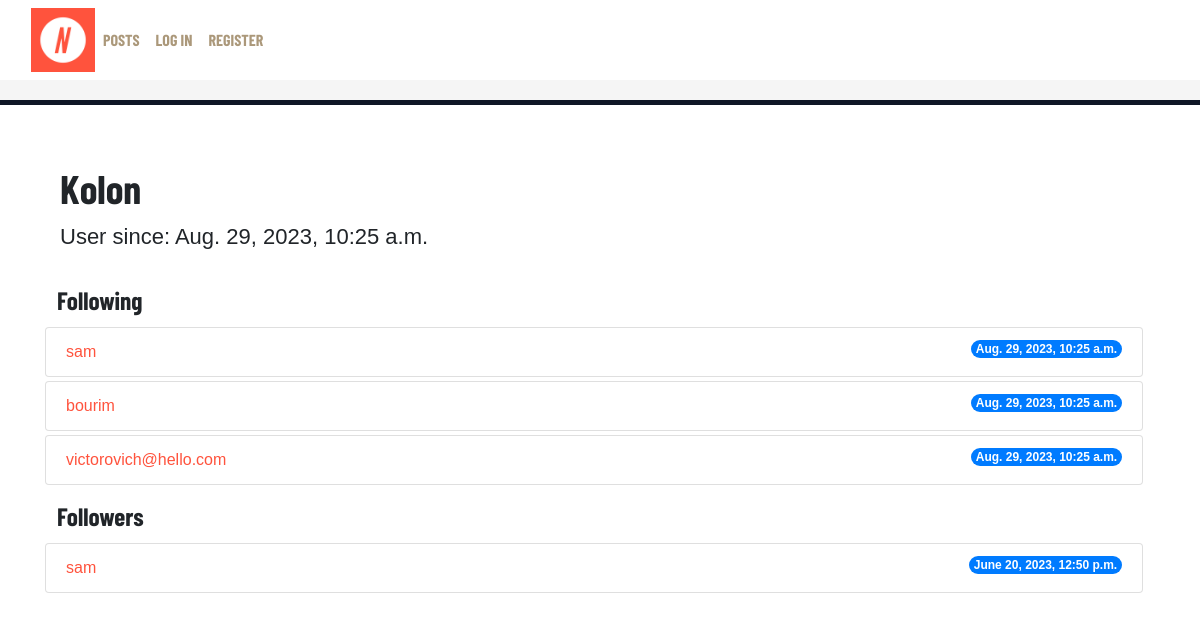
The page /stats/Kolon on the database its author committed.
### network/models.py (models this page shows, shortened)
class User(AbstractUser):
    following = models.ManyToManyField('self', symmetrical=False, blank=True, related_name='followers_set')
    pass

class UserFollowing(models.Model):
    user = models.OneToOneField(User, on_delete=models.CASCADE)
    following = models.ManyToManyField(User, related_name='followers')
    followed_date = models.DateTimeField(auto_now_add=True, editable=False)

### network/views.py (the view)
# urls.py: path('stats/<str:check_user>', views.stats, name='stats'),
def stats(request, check_user):
    user = request.user
    userid = user_id(check_user)
    check_user_obj = User.objects.get(username=check_user)
    try:
        user_following = UserFollowing.objects.get(user=userid)
        followings = user_following.following.all()
        following_dates = [UserFollowing.objects.get(user=userid, following=followed_user).followed_date for followed_user in followings]
    except:
        followings = []
        following_dates = []
    try:
        user_follower = get_object_or_404(User, pk=userid)
        followers = user_follower.followers.all()
        follower_dates = [UserFollowing.objects.get(user=follower.user, following=userid).followed_date for follower in followers]
    except:
        followers = []
        follower_dates = []
    print(followings, followers)
    context = {
        'followings': zip(followings, following_dates),
        'followers': zip(followers, follower_dates),
        'check_user': check_user_obj,
        'user': user
    }
    return render(request, 'network/stats.html', context)

### network/views.py (called while the page is built)
def user_id(username):
    try:
        user_id = User.objects.get(username=username).id
    except:
        print("Username does not exists")
    return user_id

### network/templates/network/stats.html
{% extends "network/layout.html" %}
{% block body %}
<div class="container pt-5">
    <h1>{{check_user.username}}</h1>
    <p>User since: {{check_user.date_joined}}</p>
    <div class="row gy-1 pt-3">
        <h3>Following</h1>
        {% if followings %}
            {% for following, date in followings %}
                <ol class="list-group">
                    <li class="list-group-item d-flex justify-content-between align-items-start">
                        <a href="{% url 'user_page' following.username %}">{{following.username}}</a>
                        <span class="badge bg-primary rounded-pill">{{date}}</span>
                    </li>
                </ol>
            {% endfor %}
        {% else %}
            <ol class="list-group">
                <li class="list-group-item d-flex justify-content-between align-items-start">
                    None
                </li>
            </ol>
        {% endif %}
    </div>
   <div class="row gy-1 pt-3">
    <h3>Followers</h3>
    {% if followers %}
        {% for follow, date in followers %}
        <ol class="list-group">
            <li class="list-group-item d-flex justify-content-between align-items-start">
                <a href="{% url 'user_page' follow.user %}">{{follow.user}}</a>
                <span class="badge bg-primary rounded-pill">{{date}}</span>
            </li>
        </ol>
        {% endfor %}
    {% else %}
        <ol class="list-group">
            <li class="list-group-item d-flex justify-content-between align-items-start">
                None
            </li>
        </ol>
    {% endif %}
    </div>
</div>
{% endblock %}

### network/static/network/css/styles.css (style rules this page uses)
h1, h2, h3, h4, button { font-family: 'Barlow Condensed', sans-serif !important; }
a, p, body { font-family: 'Montserrat', sans-serif !important; }
html body { font-family: 'Montserrat', sans-serif !important; }
p { font-size: calc(1rem + 0.5vw); }
a { color: #ff533d }
h3 { font-size: calc(1.2rem + 0.5vw); }
a { text-decoration: none; }

### rows shown on the page
User: username "Kolon", date_joined "Aug. 29, 2023, 10:25 a.m."
User: username "sam", followed_date "Aug. 29, 2023, 10:25 a.m."
User: username "bourim", followed_date "Aug. 29, 2023, 10:25 a.m."
User: username "victorovich@hello.com", followed_date "Aug. 29, 2023, 10:25 a.m."
UserFollowing: user "sam", followed_date "June 20, 2023, 12:50 p.m."
